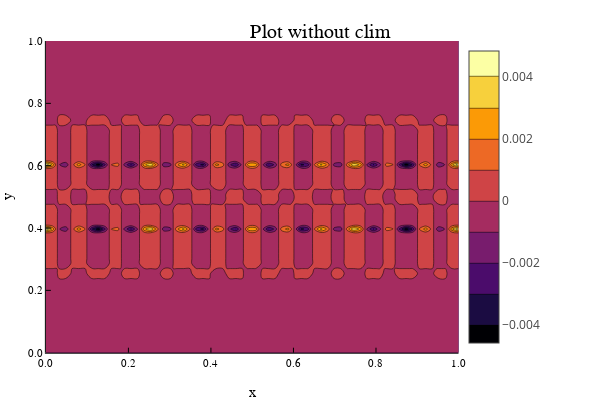

The code cell stored with this chart in its notebook:
### Code cell
# build mps with QuanticsTCI
u1q, ranks1, errors1 = quanticscrossinterpolate(Float64, u_init_1_func, grid; maxbonddim=max_bond)
u2q, ranks2, errors2 = quanticscrossinterpolate(Float64, u_init_2_func, grid; maxbonddim=max_bond)

# convert to ITensorMPS format
u1 = deepcopy(ITensorMPS.MPS(TensorTrain(u1q.tci), sites=s))
u2 = deepcopy(ITensorMPS.MPS(TensorTrain(u2q.tci), sites=s))
v1 = deepcopy(u1)
v2 = deepcopy(u2)
a1 = deepcopy(u1)
a2 = deepcopy(u2)
b1 = deepcopy(u1)
b2 = deepcopy(u2)

# build base MPO's
d1x = Diff_1_8_x(dx, s)
d1y = Diff_1_8_y(dx, s)
d2x = Diff_2_8_x(dx, s)
d2y = Diff_2_8_y(dx, s)
dx_dx = apply(d1x, d1x, maxdim=max_bond, cutoff=cutoff)
dy_dy = apply(d1y, d1y, maxdim=max_bond, cutoff=cutoff)
dx_dy = apply(d1x, d1y, maxdim=max_bond, cutoff=cutoff)
del = MPO([delta(s[i], s[i]', s[i]'') for i in 1:length(s)])
plot_mps(u2, R, 6)

### Figure 1 — Plotly figure (JSON) as saved in the notebook; plotly's stock layout.template omitted (floating-point values rounded to 4 significant figures; data arrays with more than 128 entries replaced by an {"elided": "..."} marker saying what was removed)
{"data": [{"colorbar": {"len": 0.8657, "title": "", "x": 0.7642, "y": 0.5087}, "colorscale": {"elided": "256x2 mixed values"}, "contours": {"coloring": "fill", "showlabels": false}, "name": "y1", "ncontours": 17, "showlegend": false, "showscale": true, "type": "contour", "x": [0, 0.01587, 0.03175, 0.04762, 0.06349, 0.07937, 0.09524, 0.1111, 0.127, 0.1429, 0.1587, 0.1746, 0.1905, 0.2063, 0.2222, 0.2381, 0.254, 0.2698, 0.2857, 0.3016, 0.3175, 0.3333, 0.3492, 0.3651, 0.381, 0.3968, 0.4127, 0.4286, 0.4444, 0.4603, 0.4762, 0.4921, 0.5079, 0.5238, 0.5397, 0.5556, 0.5714, 0.5873, 0.6032, 0.619, 0.6349, 0.6508, 0.6667, 0.6825, 0.6984, 0.7143, 0.7302, 0.746, 0.7619, 0.7778, 0.7937, 0.8095, 0.8254, 0.8413, 0.8571, 0.873, 0.8889, 0.9048, 0.9206, 0.9365, 0.9524, 0.9683, 0.9841, 1], "xaxis": "x", "y": [0, 0.01587, 0.03175, 0.04762, 0.06349, 0.07937, 0.09524, 0.1111, 0.127, 0.1429, 0.1587, 0.1746, 0.1905, 0.2063, 0.2222, 0.2381, 0.254, 0.2698, 0.2857, 0.3016, 0.3175, 0.3333, 0.3492, 0.3651, 0.381, 0.3968, 0.4127, 0.4286, 0.4444, 0.4603, 0.4762, 0.4921, 0.5079, 0.5238, 0.5397, 0.5556, 0.5714, 0.5873, 0.6032, 0.619, 0.6349, 0.6508, 0.6667, 0.6825, 0.6984, 0.7143, 0.7302, 0.746, 0.7619, 0.7778, 0.7937, 0.8095, 0.8254, 0.8413, 0.8571, 0.873, 0.8889, 0.9048, 0.9206, 0.9365, 0.9524, 0.9683, 0.9841, 1], "yaxis": "y", "z": {"elided": "64x64 float values"}, "zmax": 0.004819, "zmin": -0.00458}], "layout": {"annotations": [{"font": {"color": "rgba(0, 0, 0, 1.000)", "family": "sans-serif", "size": 20}, "rotation": 0, "showarrow": false, "text": "Plot without clim", "x": 0.535, "xanchor": "center", "xref": "paper", "y": 1, "yanchor": "top", "yref": "paper"}], "height": 400, "legend": {"bgcolor": "rgba(255, 255, 255, 1.000)", "bordercolor": "rgba(0, 0, 0, 1.000)", "borderwidth": 1, "font": {"color": "rgba(0, 0, 0, 1.000)", "family": "sans-serif", "size": 11}, "title": {"font": {"color": "rgba(0, 0, 0, 1.000)", "family": "sans-serif", "size": 15}, "text": ""}, "tracegroupgap": 0, "traceorder": "normal", "x": 1, "xanchor": "auto", "y": 1, "yanchor": "auto"}, "margin": {"b": 20, "l": 0, "r": 0, "t": 20}, "paper_bgcolor": "rgba(255, 255, 255, 1.000)", "plot_bgcolor": "rgba(255, 255, 255, 1.000)", "showlegend": true, "width": 600, "xaxis": {"anchor": "y", "domain": [0.07647, 0.7642], "gridcolor": "rgba(0, 0, 0, 0.100)", "gridwidth": 0.5, "linecolor": "rgba(0, 0, 0, 1.000)", "mirror": false, "range": [0, 1], "showgrid": true, "showline": true, "showticklabels": true, "tickangle": 0, "tickcolor": "rgb(0, 0, 0)", "tickfont": {"color": "rgba(0, 0, 0, 1.000)", "family": "sans-serif", "size": 11}, "tickmode": "array", "ticks": "inside", "ticktext": ["0.0", "0.2", "0.4", "0.6", "0.8", "1.0"], "tickvals": [0, 0.2, 0.4, 0.6, 0.8, 1], "title": "x", "titlefont": {"color": "rgba(0, 0, 0, 1.000)", "family": "sans-serif", "size": 15}, "type": "-", "visible": true, "zeroline": false, "zerolinecolor": "rgba(0, 0, 0, 1.000)"}, "yaxis": {"anchor": "x", "domain": [0.07581, 0.9415], "gridcolor": "rgba(0, 0, 0, 0.100)", "gridwidth": 0.5, "linecolor": "rgba(0, 0, 0, 1.000)", "mirror": false, "range": [0, 1], "showgrid": true, "showline": true, "showticklabels": true, "tickangle": 0, "tickcolor": "rgb(0, 0, 0)", "tickfont": {"color": "rgba(0, 0, 0, 1.000)", "family": "sans-serif", "size": 11}, "tickmode": "array", "ticks": "inside", "ticktext": ["0.0", "0.2", "0.4", "0.6", "0.8", "1.0"], "tickvals": [0, 0.2, 0.4, 0.6, 0.8, 1], "title": "y", "titlefont": {"color": "rgba(0, 0, 0, 1.000)", "family": "sans-serif", "size": 15}, "type": "-", "visible": true, "zeroline": false, "zerolinecolor": "rgba(0, 0, 0, 1.000)"}}}
